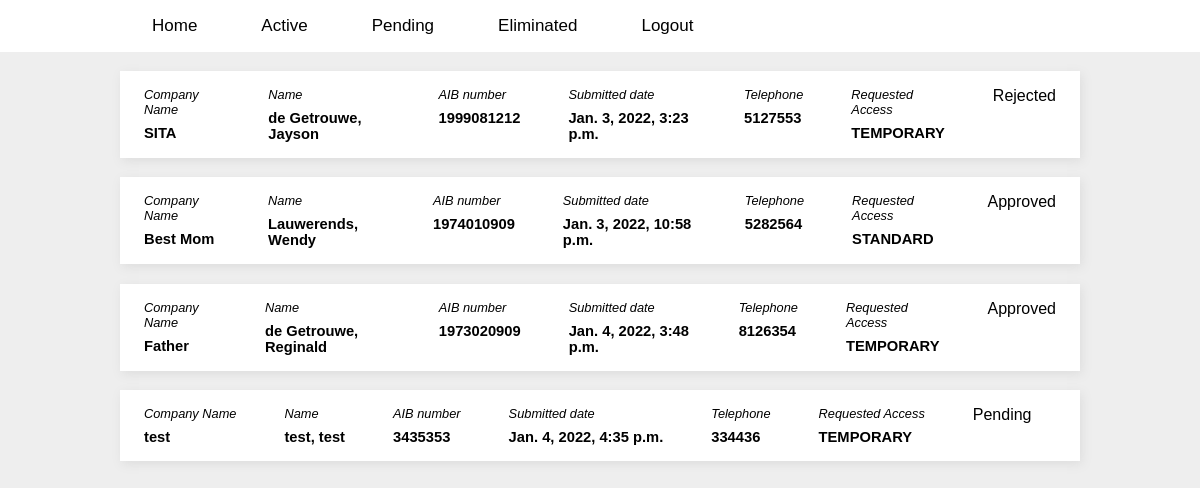
The app's page /admin-page (signed in) with its own data.
### FormPage/models.py (models this page shows, shortened)
class Form(models.Model):
    company_name = models.CharField(max_length=200, null=False, blank=False)
    first_name = models.CharField(max_length=100)
    last_name = models.CharField(max_length=100)
    AIB_number = models.CharField(max_length=100)
    position_title = models.CharField(max_length=200)
    telephone = models.CharField(max_length=20)
    email = models.EmailField()
    job_duties = models.TextField()
    access_justification = models.TextField()
    wap_roa = models.CharField(max_length=255)
    required_access = models.CharField(choices=RequestAccessChoices, max_length=200)
    start_time = models.DateField(blank=True, null=True)
    end_time = models.DateField(blank=True, null=True)
    main_communications_room = models.ManyToManyField(MainCommunicationRoom, blank=True)
    new_terminal_building = models.ManyToManyField(NewTerminalBuilding, blank=True)
    old_terminal_building = models.ManyToManyField(OldTerminalBuilding, blank=True)
    building = models.ManyToManyField(OtherBuilding, blank=True)
    other_locations = models.TextField(blank=True )
    specify_system_list = models.TextField(blank=True)
    specify_equipment_list = models.TextField(blank=True)
    specify_server_list = models.TextField(blank=True)
    Specify_cables = models.TextField(blank=True)
    agreed_to_terms = models.BooleanField(default=False)
    submitted_date_time = models.DateTimeField(default=timezone.now)
    approved_or_not = models.CharField(choices=ApprovedOrNot, max_length=200, blank=True, null=True)

### FormPage/views.py (the view)
# urls.py: path('admin-page', AdminPage, name="adminpage"),
@login_required
def AdminPage(request):
    signed_up = Forms.objects.all()
    dic = {
        'signed_up':signed_up,
    }
    return render(request, 'admin/admin-view.html', {'dic': dic})

### FormPage/templates/admin/admin-view.html (shortened to what this page needs)
{% extends 'base.html' %}
{% block content %}
    {% if user.is_authenticated %}
        <div class="background-color">
            <div class="wrapper">
                {% for person in dic.signed_up %}
                    <a href="{%url 'Form:user' person.id%}" class="user-link">
                        <div class="row">
                            <div class="row-text">
                                <p class="small-text">Company Name</p>
                                <p class="big-text">{{person.company_name}}</p>
                            </div>
                            <div class="row-text">
                                <p class="small-text"> Name</p>
                                <p class="big-text">{{person.last_name}}, {{person.first_name}}</p>
                            </div>
                            <div class="row-text">
                                <p class="small-text">AIB number</p>
                                <p class="big-text">{{person.AIB_number}}</p>
                            </div>
                            <div class="row-text">
                                <p class="small-text">Submitted date</p>
                                <p class="big-text">{{person.submitted_date_time}}</p>
                            </div>
                            <div class="row-text">
                                <p class="small-text">Telephone</p>
                                <p class="big-text">{{person.telephone}}</p>
                            </div>
                            <div class="row-text">
                                <p class="small-text">Requested Access </p>
                                <p class="big-text">{{person.required_access}}</p>
                            </div>
                            <div class="row-text">
                                {% if person.approved_or_not == None %}
                                    <p> Pending </p>
                                {% elif person.approved_or_not == 'APPROVED' %}
                                    <p>Approved</p>
                                {% elif person.approved_or_not == 'REJECT' %}
                                    <p>Rejected</p>
                                {% endif %}
                            </div>
                        </div>
                    </a>
                {% endfor %}
            </div>
        </div>
    {% else %}
        <p>login again</p>
    {% endif %}
{% endblock  %}

### static/Css/base/style.css (style rules this page uses)
h1,h2,h3,h4,h5,h6,p { margin: 0; }
.background-color { background-color: #EEEEEE; position: absolute; z-index: -1; width: 100%; height: 100vh; top: 0; right: 0; }
.row { display: flex; flex-direction: row; margin: 1.2rem 0; background-color: white; transition: 0.5s; box-shadow: 2px 3px 10px #dddddd; }
.row-text { padding: 1rem 1.5rem; }
.small-text { font-style: italic; font-weight: 300; font-size: 0.8rem; margin-bottom: 0.5rem; }
.big-text { font-size: 0.92rem; font-weight: bold; }
.user-link { color: black; text-decoration: none; }

### static/Css/admin-user/admin-user.css (style rules this page uses)
.wrapper { width: 80%; margin: 0 auto; }

### templates/base.html (style rules this page uses)
body { margin: 0; font-family: Arial, Helvetica, sans-serif; }
.wrapper { width: 80%; margin: 0 auto; }

### records on screen
Form: company_name "SITA", last_name "de Getrouwe", first_name "Jayson", AIB_number "1999081212", submitted_date_time "Jan. 3, 2022, 3:23 p.m.", telephone "5127553", required_access "TEMPORARY", approved_or_not "Rejected"
Form: company_name "Best Mom", last_name "Lauwerends", first_name "Wendy", AIB_number "1974010909", submitted_date_time "Jan. 3, 2022, 10:58 p.m.", telephone "5282564", required_access "STANDARD", approved_or_not "Approved"
Form: company_name "Father", last_name "de Getrouwe", first_name "Reginald", AIB_number "1973020909", submitted_date_time "Jan. 4, 2022, 3:48 p.m.", telephone "8126354", required_access "TEMPORARY", approved_or_not "Approved"
Form: company_name "test", last_name "test", first_name "test", AIB_number "3435353", submitted_date_time "Jan. 4, 2022, 4:35 p.m.", telephone "334436", required_access "TEMPORARY", shows "Pending"
